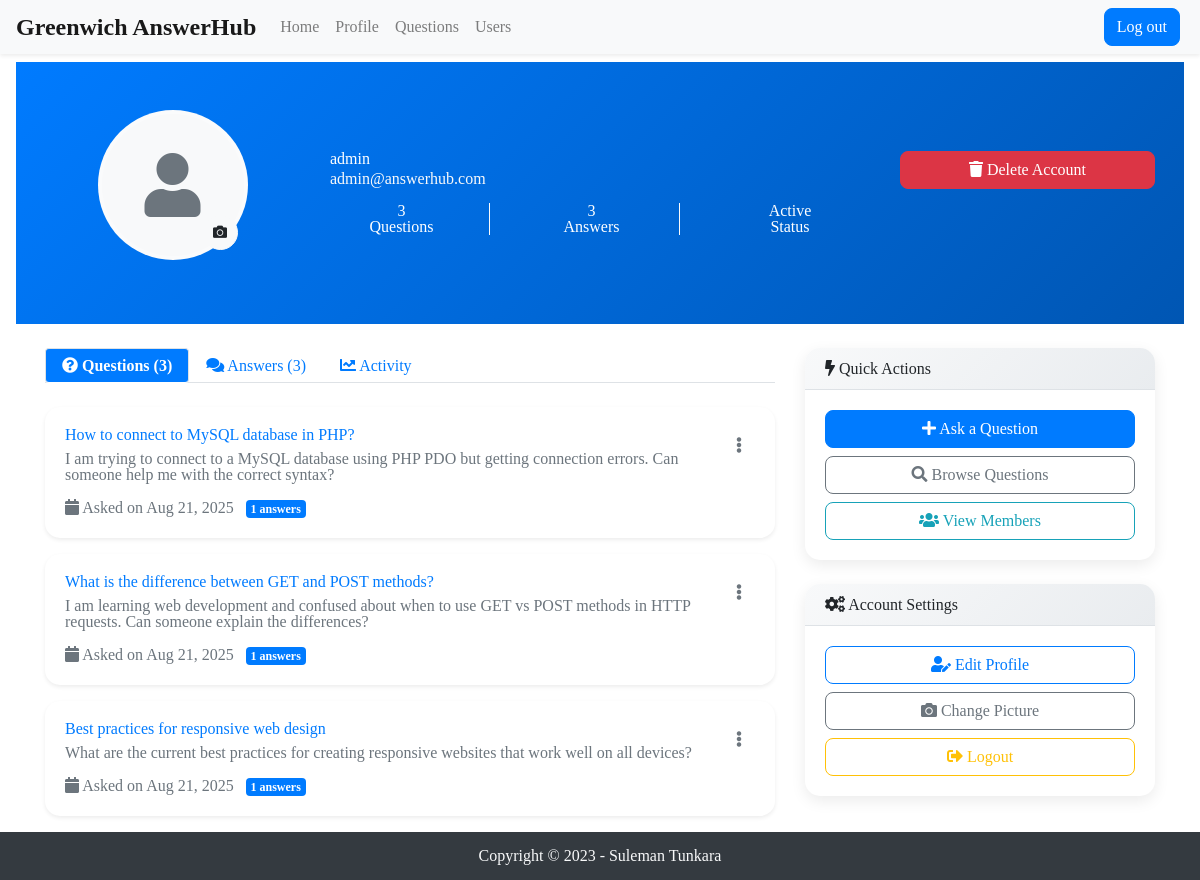
Screenshot of /user/profile.php (signed in) with the database file from the repository.
### tables this page shows
CREATE TABLE `users` (
  `id` int(11) NOT NULL AUTO_INCREMENT,
  `username` varchar(50) NOT NULL,
  `email` varchar(100) NOT NULL,
  `password` varchar(255) NOT NULL,
  `profile_image` LONGBLOB NULL,
  `created_at` timestamp NOT NULL DEFAULT current_timestamp(),
  PRIMARY KEY (`id`),
  UNIQUE KEY `username` (`username`)
);

CREATE TABLE `question` (
  `id` int(11) NOT NULL AUTO_INCREMENT,
  `questiontitle` varchar(255) NOT NULL,
  `questiontext` TEXT NOT NULL,
  `questiondate` date NOT NULL,
  `userid` int(11) NOT NULL,
  `categoryid` int(11) NOT NULL,
  `imageData` LONGBLOB NULL,
  `created_at` timestamp NOT NULL DEFAULT current_timestamp(),
  PRIMARY KEY (`id`),
  KEY `idx_userid` (`userid`),
  KEY `idx_categoryid` (`categoryid`),
  KEY `idx_questiondate` (`questiondate`)
);

### user/profile.php (called while the page is built, shortened)
<?php
include __DIR__ . '/../includes/DatabaseConnection.php';
include __DIR__ . '/../includes/DatabaseFunctions.php';
$username = strtolower($_SESSION['username']);
$user = getUserInformation($pdo, $username);
$questions = getUserQuestions($pdo, $user['id']);
$answers = getUserAnswers($pdo, $user['id']);
$questionsPerPage = 10;
if (isset($_GET['page']) && is_numeric($_GET['page'])) {
    $page = $_GET['page'];
} else {
    $page = 1;
}
$startIndex = ($page - 1) * $questionsPerPage;
$endIndex = min($startIndex + $questionsPerPage, count($questions));
include __DIR__ . '/../user/user_templates/profile.html.php';
include __DIR__ . '/../user/user_templates/user_layout.html.php';
?>

### includes/DatabaseFunctions.php (called while the page is built, shortened)
<?php
function query( $pdo, $sql, $parameters = [] )
 {
    $query = $pdo->prepare( $sql );
    $query->execute( $parameters );
    return $query;
}
function getUserInformation( $pdo, $username )
 {
    $query = 'SELECT * FROM users WHERE username = :username';
    $params = [ ':username' => $username ];
    $stmt = query( $pdo, $query, $params );
    return $stmt->fetch( PDO::FETCH_ASSOC );
}
function getUserQuestions( $pdo, $userId )
 {
    $query = 'SELECT * FROM question WHERE userid = :userId ORDER BY question.questiondate DESC';
    $params = [ ':userId' => $userId ];
    $stmt = query( $pdo, $query, $params );
    return $stmt->fetchAll( PDO::FETCH_ASSOC );
}
function getUserAnswers( $pdo, $userId )
 {
    $query = 'SELECT * FROM answer WHERE userid = :userId';
    $params = [ ':userId' => $userId ];
    $stmt = query( $pdo, $query, $params );
    return $stmt->fetchAll( PDO::FETCH_ASSOC );
}
function totalAnswers($pdo, $questionId)
{
    $query = $pdo->prepare('SELECT COUNT(*) AS total_answers FROM answer WHERE questionid = :questionId');
    $query->bindValue(':questionId', $questionId, PDO::PARAM_INT);
    $query->execute();
    $totalAnswers = $query->fetch(PDO::FETCH_ASSOC);
    return $totalAnswers['total_answers'];
}
function shortText($pdo, $questionId)
{
    $query = 'SELECT questiontext FROM question WHERE id = :id';
    $stmt = $pdo->prepare($query);
    $stmt->bindValue(':id', $questionId, PDO::PARAM_INT);
    $stmt->execute();
    $row = $stmt->fetch(PDO::FETCH_ASSOC);
    $text = $row['questiontext'];
    $limit = 230;
    if (strlen($text) > $limit) {
        $truncatedText = substr($text, 0, $limit) . '...';
        return $truncatedText;
    } else {
        return $text;
    }
}

### user/user_templates/profile.html.php (the view, shortened to what this page needs)
<body>
<div class="bg-gradient-primary text-white py-5">
    <div class="container">
        <div class="row align-items-center">
            <div class="col-md-3 text-center">
                <div class="profile-avatar position-relative mb-3">
                    <div class="avatar-container mx-auto" style="width: 150px; height: 150px; position: relative;">
                        <?php if (!empty($user['profile_image'])): ?>
                            <img
                                 alt="Profile Picture" class="rounded-circle w-100 h-100" style="object-fit: cover; border: 4px solid rgba(255,255,255,0.3);">
                        <?php else: ?>
                            <div class="bg-light rounded-circle d-flex align-items-center justify-content-center w-100 h-100"
                                 style="border: 4px solid rgba(255,255,255,0.3);">
                                <i class="fas fa-user fa-4x text-secondary"></i>
                            </div>
                        <?php endif; ?>
                        <button type="button" class="btn btn-light btn-sm position-absolute"
                                style="bottom: 10px; right: 10px; border-radius: 50%; width: 35px; height: 35px;"
                                data-toggle="modal" data-target="#changePictureModal">
                            <i class="fas fa-camera"></i>
                        </button>
                    </div>
                </div>
            </div>
            <div class="col-md-9">
                <div class="row">
                    <div class="col-md-8">
                        <h2 class="mb-1"><?= htmlspecialchars($user['username'], ENT_QUOTES, 'UTF-8') ?></h2>
                        <p class="mb-3 text-light"><?= htmlspecialchars($user['email'], ENT_QUOTES, 'UTF-8') ?></p>
                        <div class="row text-center">
                            <div class="col-4">
                                <div class="border-right border-light pr-3">
                                    <h4 class="mb-0"><?= count($questions) ?></h4>
                                    <small>Questions</small>
                                </div>
                            </div>
                            <div class="col-4">
                                <div class="border-right border-light pr-3">
                                    <h4 class="mb-0"><?= count($answers) ?></h4>
                                    <small>Answers</small>
                                </div>
                            </div>
                            <div class="col-4">
                                <h4 class="mb-0">Active</h4>
                                <small>Status</small>
                            </div>
                        </div>
                    </div>
                    <div class="col-md-4 text-right">
                        <a href="delete.php" class="btn btn-danger d-block ml-auto"
                           onclick="return confirm('Are you sure you want to delete your account? This cannot be undone.')">
                            <i class="fas fa-trash"></i> Delete Account
                        </a>
                    </div>
                </div>
            </div>
        </div>
    </div>
</div>
<div class="container mt-4">
    <div class="row">
        <div class="col-lg-8">
            <ul class="nav nav-tabs mb-4" id="profileTabs" role="tablist">
                <li class="nav-item" role="presentation">
                    <a class="nav-link active" id="questions-tab" data-toggle="tab" href="#questions" role="tab">
                        <i class="fas fa-question-circle"></i> Questions (<?= count($questions) ?>)
                    </a>
                </li>
                <li class="nav-item" role="presentation">
                    <a class="nav-link" id="answers-tab" data-toggle="tab" href="#answers" role="tab">
                        <i class="fas fa-comments"></i> Answers (<?= count($answers) ?>)
                    </a>
                </li>
                <li class="nav-item" role="presentation">
                    <a class="nav-link" id="activity-tab" data-toggle="tab" href="#activity" role="tab">
                        <i class="fas fa-chart-line"></i> Activity
                    </a>
                </li>
            </ul>
            <div class="tab-content" id="profileTabsContent">
                <div class="tab-pane fade show active" id="questions" role="tabpanel">
                    <?php if (!empty($questions)): ?>
                        <?php for ($i = $startIndex; $i < $endIndex; $i++):
                            $question = $questions[$i]; ?>
                            <div class="card mb-3 shadow-sm">
                                <div class="card-body">
                                    <div class="d-flex justify-content-between align-items-start">
                                        <div class="flex-grow-1">
                                            <h5 class="card-title mb-2">
                                                <a href="question_page?id=<?= $question['id'] ?>" class="text-decoration-none">
                                                    <?= htmlspecialchars($question['questiontitle'], ENT_QUOTES, 'UTF-8') ?>
                                                </a>
                                            </h5>
                                            <div class="text-muted mb-3">
                                                <?= shortText($pdo, $question['id']) ?>
                                            </div>
                                            <small class="text-muted">
                                                <i class="fas fa-calendar"></i>
                                                Asked on <?= date('M d, Y', strtotime($question['questiondate'])) ?>
                                                <span class="badge badge-primary ml-2">
                                                    <?= totalAnswers($pdo, $question['id']) ?> answers
                                                </span>
                                            </small>
                                        </div>
                                        <div class="dropdown">
                                            <button class="btn btn-link text-muted" type="button" data-toggle="dropdown">
                                                <i class="fas fa-ellipsis-v"></i>
                                            </button>
                                        </div>
                                    </div>
                                </div>
                            </div>
                        <?php endfor; ?>
                    <?php endif; ?>
                </div>
            </div>
        </div>
        <div class="col-lg-4">
            <div class="card mb-4">
                <div class="card-header">
                    <h6 class="mb-0"><i class="fas fa-bolt"></i> Quick Actions</h6>
                </div>
                <div class="card-body">
                    <a href="new_question.php" class="btn btn-primary btn-block mb-2">
                        <i class="fas fa-plus"></i> Ask a Question
                    </a>
                    <a href="questions.php" class="btn btn-outline-secondary btn-block mb-2">
                        <i class="fas fa-search"></i> Browse Questions
                    </a>
                    <a href="userlist.php" class="btn btn-outline-info btn-block">
                        <i class="fas fa-users"></i> View Members
                    </a>
                </div>
            </div>
            <div class="card">
                <div class="card-header">
                    <h6 class="mb-0"><i class="fas fa-cogs"></i> Account Settings</h6>
                </div>
                <div class="card-body">
                    <button type="button" class="btn btn-outline-primary btn-block mb-2" data-toggle="modal" data-target="#changeDetails">
                        <i class="fas fa-user-edit"></i> Edit Profile
                    </button>
                    <button type="button" class="btn btn-outline-secondary btn-block mb-2" data-toggle="modal" data-target="#changePictureModal">
                        <i class="fas fa-camera"></i> Change Picture
                    </button>
                    <a href="logout.php" class="btn btn-outline-warning btn-block">
                        <i class="fas fa-sign-out-alt"></i> Logout
                    </a>
                </div>
            </div>
        </div>
    </div>
</div>
</body>

### templates/styles.css (style rules this page uses)
html, body, div, span, applet, object, iframe, h1, h2, h3, h4, h5, h6, p, blockquote, pre, a, abbr, acronym, address, big, cite, code, del, dfn, em, img, ins, kbd, q, s, samp, small, strike, strong, sub, sup, tt, var, b, u, i, center, dl, dt, dd, ol, ul, li, fieldset, form, label, legend, table, caption, tbody, tfoot, thead, tr, th, td, article, aside, canvas, details, embed, figure, figcaption, footer, header, hgroup, menu, nav, output, ruby, section, summary, time, mark, audio, video { margin: 0; padding: 0; border: 0; font-size: 100%; font: inherit; vertical-align: baseline; }
body { line-height: 1; }
ol, ul { list-style: none; }
.card { border: none; border-radius: 15px; box-shadow: 0 5px 15px rgba(0,0,0,0.08); transition: all 0.3s ease; }
.card-header { background: linear-gradient(135deg, #f8f9fa 0%, #e9ecef 100%); border-bottom: 1px solid #dee2e6; border-radius: 15px 15px 0 0 !important; }
.btn { border-radius: 8px; font-weight: 500; transition: all 0.3s ease; }

### user/user_templates/user_layout.html.php (style rules this page uses)
.nav-link.active { background-color: #007bff !important; color: white !important; border-radius: 0.25rem; font-weight: 600; }

### user/user_templates/profile.html.php (style rules this page uses)
.bg-gradient-primary { background: linear-gradient(135deg, #007bff 0%, #0056b3 100%); }

### rows the page displays
users: username "admin", email "admin@answerhub.com"
question: questiontitle "How to connect to MySQL database in PHP?", shortText($pdo, $question['id']) "I am trying to connect to a MySQL database using PHP PDO but getting connection errors. Can someone help me with the correct syntax?", questiondate "Aug 21, 2025", id "1"
question: questiontitle "What is the difference between GET and POST methods?", shortText($pdo, $question['id']) "I am learning web development and confused about when to use GET vs POST methods in HTTP requests. Can someone explain the differences?", questiondate "Aug 21, 2025", id "1"
question: questiontitle "Best practices for responsive web design", shortText($pdo, $question['id']) "What are the current best practices for creating responsive websites that work well on all devices?", questiondate "Aug 21, 2025", id "1"

### other values shown
count($questions) "3"
count($answers) "3"
